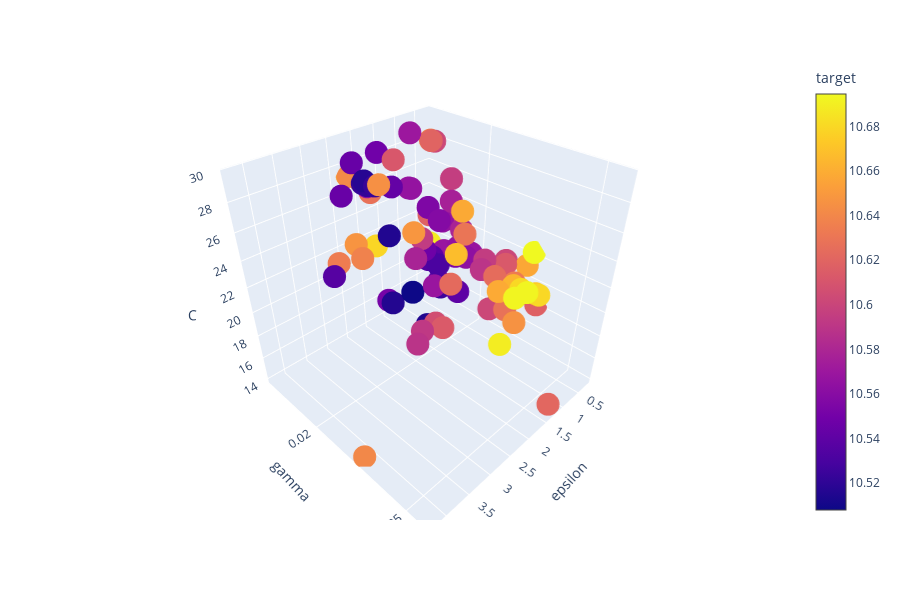

Notebook source saved alongside this figure:
### Code cell
px.scatter_3d(df1, x = "epsilon", y = "gamma", z = "C", color = "target")
